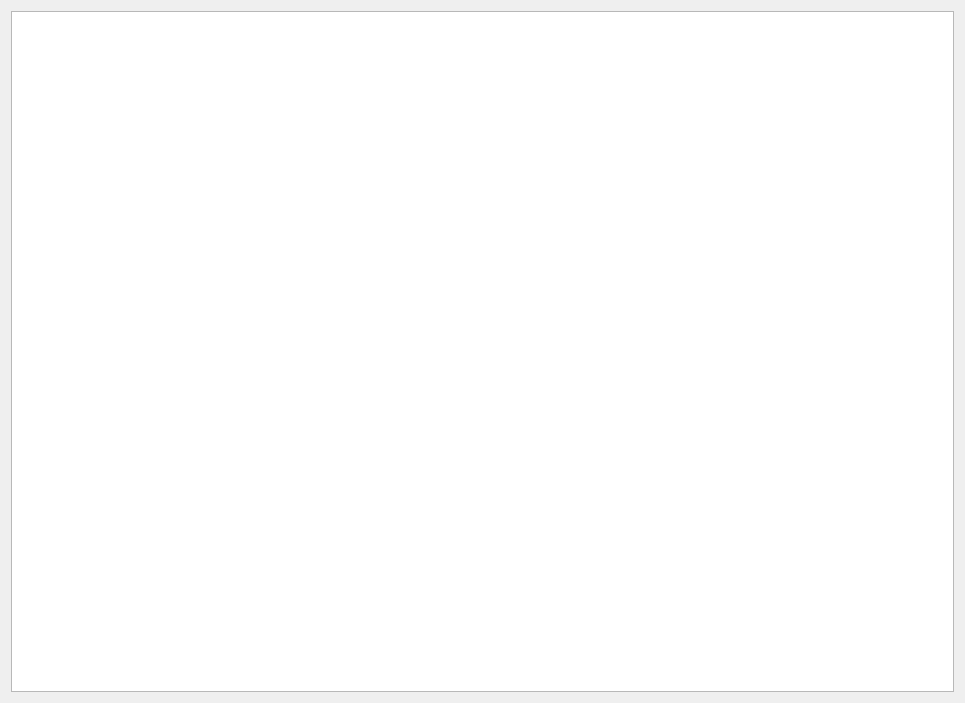
<?xml version="1.0" encoding="UTF-8"?>
<ui version="4.0">
 <class>ConsoleDialog</class>
 <widget class="QDialog" name="ConsoleDialog">
  <property name="geometry">
   <rect>
    <x>0</x>
    <y>0</y>
    <width>965</width>
    <height>703</height>
   </rect>
  </property>
  <property name="windowTitle">
   <string>Console Dialog</string>
  </property>
  <layout class="QVBoxLayout" name="verticalLayout">
   <item>
    <widget class="QTextEdit" name="textEdit">
     <property name="readOnly">
      <bool>true</bool>
     </property>
    </widget>
   </item>
  </layout>
 </widget>
 <resources/>
 <connections/>
</ui>
